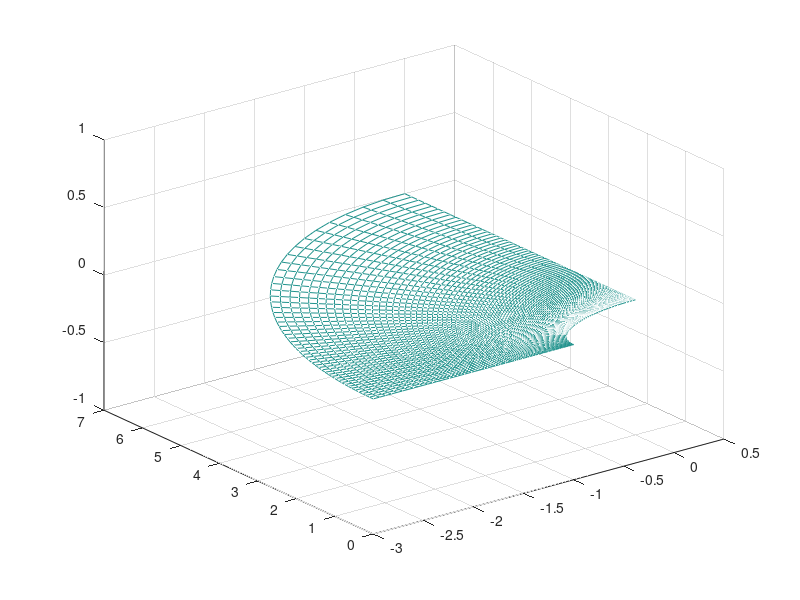

This chart was generated by the following MATLAB code:
clear all, clc

fnx = 50;  %size of xi-axis grid sys
fny = 100; %size of eta-axis grid sys
radi1 = 1.0; %radius of target
strch = 1.03;
arad = 3.0;
brad = 7.0;

theta = (pi/2)/(fnx-1);
imax = fnx;
jmax = fny;
x = zeros(imax,jmax);
y = zeros(imax,jmax);
z = zeros(imax,jmax); % for plane graph

% target surface / outer boundary grid %
for i = 1:imax
    x(i,1) = radi1*cos(pi-theta*(i-1)); % target surface
    y(i,1) = radi1*sin(pi-theta*(i-1));
    a = cos(pi-theta*(i-1)) / arad;
    b = sin(pi-theta*(i-1)) / brad;
    radi2 = 1/sqrt(a^2+b^2);
    x(i,jmax) = radi2*cos(pi-theta*(i-1)); % outer boundary
    y(i,jmax) = radi2*sin(pi-theta*(i-1));
end

% grid fill-in %
for j = 2:(jmax-1) % subtract target surface & outer boundary
    for i = 1:(imax-1) % subtract gridpoint on y-axis
        xleng = x(i,jmax) - x(i,1);
        yleng = y(i,jmax) - y(i,1);
        num = 1 - strch^(j-1);
        den = 1 - strch^(jmax-1);
        x(i,j) = x(i,1) + xleng*(num/den);
        y(i,j) = y(i,1) + yleng*(num/den);
    end
end

% align gridpoint on y-axis %
for j = 1:jmax
    yleng = y(imax,jmax) - y(imax,1);
    num = 1 - strch^(j-1);
    den = 1 - strch^(jmax-1);
    x(imax,j) = x(imax,1);
    y(imax,j) = y(imax,1) + yleng*(num/den);
end

mesh(x,y,z)